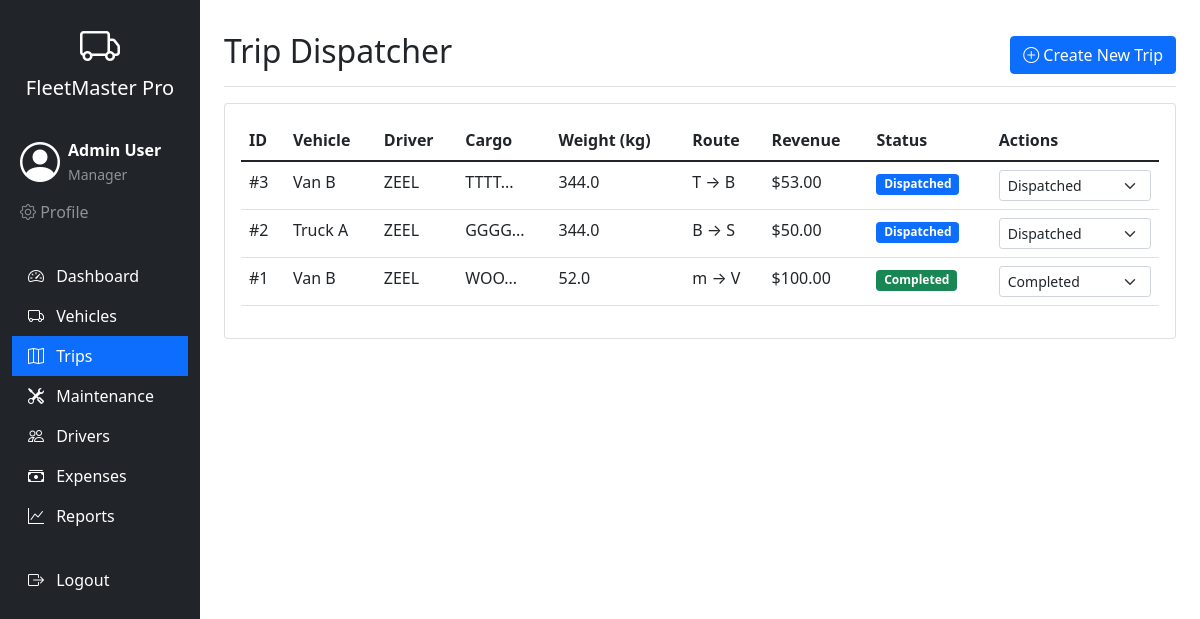
The app's page /trips (signed in) with its own data.
### tables this page shows
CREATE TABLE users (
            id INTEGER PRIMARY KEY AUTOINCREMENT,
            name TEXT NOT NULL,
            email TEXT UNIQUE NOT NULL,
            password TEXT NOT NULL,
            role TEXT NOT NULL,
            is_active BOOLEAN DEFAULT 1,
            reset_token TEXT,
            reset_token_expiry TIMESTAMP,
            last_login TIMESTAMP,
            created_at TIMESTAMP DEFAULT CURRENT_TIMESTAMP
        );

CREATE TABLE trips (
            id INTEGER PRIMARY KEY AUTOINCREMENT,
            vehicle_id INTEGER NOT NULL,
            driver_id INTEGER NOT NULL,
            cargo_weight REAL NOT NULL,
            cargo_description TEXT,
            origin TEXT NOT NULL,
            destination TEXT NOT NULL,
            distance REAL,
            status TEXT DEFAULT 'Draft',
            revenue REAL DEFAULT 0,
            start_time TIMESTAMP,
            end_time TIMESTAMP,
            created_at TIMESTAMP DEFAULT CURRENT_TIMESTAMP,
            FOREIGN KEY (vehicle_id) REFERENCES vehicles (id),
            FOREIGN KEY (driver_id) REFERENCES drivers (id)
        );

CREATE TABLE vehicles (
            id INTEGER PRIMARY KEY AUTOINCREMENT,
            name TEXT NOT NULL,
            model TEXT NOT NULL,
            license_plate TEXT UNIQUE NOT NULL,
            max_capacity REAL NOT NULL,
            odometer INTEGER DEFAULT 0,
            acquisition_cost REAL DEFAULT 0,
            status TEXT DEFAULT 'Available',
            type TEXT NOT NULL,
            region TEXT,
            created_at TIMESTAMP DEFAULT CURRENT_TIMESTAMP
        );

CREATE TABLE drivers (
            id INTEGER PRIMARY KEY AUTOINCREMENT,
            name TEXT NOT NULL,
            license_number TEXT UNIQUE NOT NULL,
            license_expiry DATE NOT NULL,
            phone TEXT,
            status TEXT DEFAULT 'On Duty',
            safety_score INTEGER DEFAULT 100,
            trips_completed INTEGER DEFAULT 0,
            created_at TIMESTAMP DEFAULT CURRENT_TIMESTAMP
        );

### app.py (the view)
@app.route('/trips')
@login_required
@role_required('Manager', 'Dispatcher')
def trips():
    conn = get_db()
    available_vehicles = conn.execute('''
        SELECT * FROM vehicles
        WHERE status = 'Available' OR status = 'On Trip'
    ''').fetchall()
    available_drivers = conn.execute('''
        SELECT * FROM drivers
        WHERE status = 'On Duty' AND license_expiry > date('now')
    ''').fetchall()
    trips = conn.execute('''
        SELECT t.*, v.name as vehicle_name, v.max_capacity, d.name as driver_name
        FROM trips t
        JOIN vehicles v ON t.vehicle_id = v.id
        JOIN drivers d ON t.driver_id = d.id
        ORDER BY t.created_at DESC
    ''').fetchall()
    conn.close()
    return render_template('trips.html',
                         trips=trips,
                         vehicles=available_vehicles,
                         drivers=available_drivers)

### app.py (called while the page is built)
def get_db():
    conn = sqlite3.connect('fleet_management.db')
    conn.row_factory = sqlite3.Row
    return conn

@login_manager.user_loader
def load_user(user_id):
    conn = get_db()
    user = conn.execute('SELECT * FROM users WHERE id = ?', (user_id,)).fetchone()
    conn.close()
    if user:
        is_active = user['is_active'] if 'is_active' in user.keys() and user['is_active'] else True
        return User(user['id'], user['email'], user['role'], user['name'], is_active)
    return None

def role_required(*roles):
    def decorator(f):
        @wraps(f)
        def decorated_function(*args, **kwargs):
            if not current_user.is_authenticated:
                flash('Please log in to access this page.', 'warning')
                return redirect(url_for('login'))
            if current_user.role not in roles:
                flash(f'Access denied. You need {", ".join(roles)} privileges to view this page.', 'danger')
                return redirect(url_for('dashboard'))
            return f(*args, **kwargs)
        return decorated_function
    return decorator

    @property
    def is_active(self):
        return self._active

### templates/trips.html (shortened to what this page needs)
{% extends "base.html" %}
{% block content %}
<div class="d-flex justify-content-between flex-wrap flex-md-nowrap align-items-center pt-3 pb-2 mb-3 border-bottom">
    <h1 class="h2">Trip Dispatcher</h1>
    <div class="btn-toolbar mb-2 mb-md-0">
        <button type="button" class="btn btn-primary" data-bs-toggle="modal" data-bs-target="#addTripModal">
            <i class="bi bi-plus-circle"></i> Create New Trip
        </button>
    </div>
</div>
<div class="card">
    <div class="card-body">
        <div class="table-responsive">
            <table class="table table-hover">
                <thead>
                    <tr>
                        <th>ID</th>
                        <th>Vehicle</th>
                        <th>Driver</th>
                        <th>Cargo</th>
                        <th>Weight (kg)</th>
                        <th>Route</th>
                        <th>Revenue</th>
                        <th>Status</th>
                        <th>Actions</th>
                    </tr>
                </thead>
                <tbody>
                    {% for trip in trips %}
                    <tr>
                        <td>#{{ trip.id }}</td>
                        <td>{{ trip.vehicle_name }}</td>
                        <td>{{ trip.driver_name }}</td>
                        <td>{{ trip.cargo_description[:30] }}...</td>
                        <td>{{ trip.cargo_weight }}</td>
                        <td>{{ trip.origin }} → {{ trip.destination }}</td>
                        <td>${{ "%.2f"|format(trip.revenue) }}</td>
                        <td>
                            <span class="badge bg-{% if trip.status == 'Completed' %}success{% elif trip.status == 'Draft' %}secondary{% elif trip.status == 'Dispatched' %}primary{% elif trip.status == 'Cancelled' %}danger{% else %}warning{% endif %}">
                                {{ trip.status }}
                            </span>
                        </td>
                        <td>
                            <form method="POST" action="{{ url_for('update_trip_status', trip_id=trip.id) }}" class="d-inline">
                                <select name="status" class="form-select form-select-sm" onchange="this.form.submit()">
                                    <option value="Dispatched" {% if trip.status == 'Dispatched' %}selected{% endif %}>Dispatched</option>
                                    <option value="Completed" {% if trip.status == 'Completed' %}selected{% endif %}>Completed</option>
                                </select>
                            </form>
                        </td>
                    </tr>
                    {% else %}
                    <tr>
                        <td colspan="9" class="text-center">No trips found</td>
                    </tr>
                    {% endfor %}
                </tbody>
            </table>
        </div>
    </div>
</div>
{% endblock %}

### templates/base.html (shortened to what this page needs)
<!DOCTYPE html>
<html lang="en">
<head>
    <link href="https://cdn.jsdelivr.net/npm/bootstrap@5.1.3/dist/css/bootstrap.min.css" rel="stylesheet">
    <link rel="stylesheet" href="https://cdn.jsdelivr.net/npm/bootstrap-icons@1.8.1/font/bootstrap-icons.css">
</head>
<body>
    <div class="container-fluid">
        <div class="row">
            <nav class="col-md-2 d-md-block bg-dark sidebar" style="min-height: 100vh;">
                <div class="position-sticky pt-3">
                    <div class="text-white text-center mb-4">
                        <i class="bi bi-truck fs-1"></i>
                        <h5>FleetMaster Pro</h5>
                    </div>
                    {% if current_user.is_authenticated %}
                    <div class="user-info text-white mb-4 p-2">
                        <div class="d-flex align-items-center">
                            <i class="bi bi-person-circle fs-1 me-2"></i>
                            <div>
                                <strong>{{ current_user.name }}</strong><br>
                                <small class="text-white-50">{{ current_user.role }}</small>
                            </div>
                        </div>
                        <div class="mt-2">
                            <a href="{{ url_for('profile') }}" class="text-white-50 text-decoration-none me-2">
                                <i class="bi bi-gear"></i> Profile
                            </a>
                        </div>
                    </div>
                    {% endif %}
                    <ul class="nav flex-column">
                        <li class="nav-item">
                            <a class="nav-link text-white {% if request.endpoint == 'dashboard' %}active bg-primary{% endif %}" href="{{ url_for('dashboard') }}">
                                <i class="bi bi-speedometer2 me-2"></i> Dashboard
                            </a>
                        </li>
                        <li class="nav-item">
                            <a class="nav-link text-white {% if request.endpoint == 'vehicles' %}active bg-primary{% endif %}" href="{{ url_for('vehicles') }}">
                                <i class="bi bi-truck me-2"></i> Vehicles
                            </a>
                        </li>
                        <li class="nav-item">
                            <a class="nav-link text-white {% if request.endpoint == 'trips' %}active bg-primary{% endif %}" href="{{ url_for('trips') }}">
                                <i class="bi bi-map me-2"></i> Trips
                            </a>
                        </li>
                        <li class="nav-item">
                            <a class="nav-link text-white {% if request.endpoint == 'maintenance' %}active bg-primary{% endif %}" href="{{ url_for('maintenance') }}">
                                <i class="bi bi-tools me-2"></i> Maintenance
                            </a>
                        </li>
                        <li class="nav-item">
                            <a class="nav-link text-white {% if request.endpoint == 'drivers' %}active bg-primary{% endif %}" href="{{ url_for('drivers') }}">
                                <i class="bi bi-people me-2"></i> Drivers
                            </a>
                        </li>
                        <li class="nav-item">
                            <a class="nav-link text-white {% if request.endpoint == 'expenses' %}active bg-primary{% endif %}" href="{{ url_for('expenses') }}">
                                <i class="bi bi-cash-stack me-2"></i> Expenses
                            </a>
                        </li>
                        {% if current_user.role in ['Manager', 'Financial Analyst'] %}
                        <li class="nav-item">
                            <a class="nav-link text-white {% if request.endpoint == 'reports' %}active bg-primary{% endif %}" href="{{ url_for('reports') }}">
                                <i class="bi bi-graph-up me-2"></i> Reports
                            </a>
                        </li>
                        {% endif %}
                        <li class="nav-item mt-4">
                            <a class="nav-link text-white" href="{{ url_for('logout') }}">
                                <i class="bi bi-box-arrow-right me-2"></i> Logout
                            </a>
                        </li>
                    </ul>
                </div>
            </nav>
            <main class="col-md-10 ms-sm-auto px-md-4">
                <div class="pt-3 pb-2 mb-3">
                    {% block content %}{% endblock %}
                </div>
            </main>
        </div>
    </div>
</body>
</html>

### records on screen
users: name "Admin User", role "Manager"
trips: id "3", vehicle_name "Van B", driver_name "ZEEL", cargo_description "TTTT", cargo_weight "344.0", origin "T", destination "B", revenue "53.00", status "Dispatched"
trips: id "2", vehicle_name "Truck A", driver_name "ZEEL", cargo_description "GGGG", cargo_weight "344.0", origin "B", destination "S", revenue "50.00", status "Dispatched"
trips: id "1", vehicle_name "Van B", driver_name "ZEEL", cargo_description "WOO", cargo_weight "52.0", origin "m", destination "V", revenue "100.00", status "Completed"
